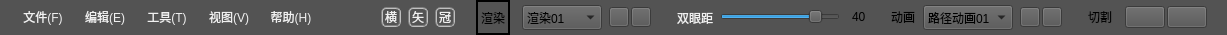
         <widget class="QWidget" name="widget_2" native="true">
          <property name="minimumSize">
           <size>
            <width>0</width>
            <height>35</height>
           </size>
          </property>
          <property name="maximumSize">
           <size>
            <width>16777215</width>
            <height>35</height>
           </size>
          </property>
          <property name="styleSheet">
           <string notr="true">background-color: rgb(83, 83, 83);</string>
          </property>
          <layout class="QHBoxLayout" name="horizontalLayout_4">
           <property name="spacing">
            <number>2</number>
           </property>
           <property name="leftMargin">
            <number>0</number>
           </property>
           <property name="topMargin">
            <number>0</number>
           </property>
           <property name="rightMargin">
            <number>0</number>
           </property>
           <property name="bottomMargin">
            <number>0</number>
           </property>
           <item>
            <widget class="QPushButton" name="pb_Delimiter1">
             <property name="minimumSize">
              <size>
               <width>11</width>
               <height>35</height>
              </size>
             </property>
             <property name="maximumSize">
              <size>
               <width>11</width>
               <height>35</height>
              </size>
             </property>
             <property name="text">
              <string/>
             </property>
             <property name="flat">
              <bool>true</bool>
             </property>
            </widget>
           </item>
           <item>
            <widget class="QToolButton" name="pb_Menu_File">
             <property name="minimumSize">
              <size>
               <width>60</width>
               <height>20</height>
              </size>
             </property>
             <property name="maximumSize">
              <size>
               <width>60</width>
               <height>20</height>
              </size>
             </property>
             <property name="focusPolicy">
              <enum>Qt::StrongFocus</enum>
             </property>
             <property name="styleSheet">
              <string notr="true">    color: #f0f0f0;
    font: 13.5px;</string>
             </property>
             <property name="text">
              <string>文件(F)</string>
             </property>
             <property name="popupMode">
              <enum>QToolButton::DelayedPopup</enum>
             </property>
             <property name="autoRaise">
              <bool>true</bool>
             </property>
             <property name="arrowType">
              <enum>Qt::NoArrow</enum>
             </property>
            </widget>
           </item>
           <item>
            <widget class="QPushButton" name="pb_Menu_Edit">
             <property name="minimumSize">
              <size>
               <width>60</width>
               <height>20</height>
              </size>
             </property>
             <property name="maximumSize">
              <size>
               <width>60</width>
               <height>20</height>
              </size>
             </property>
             <property name="styleSheet">
              <string notr="true">    color: #f0f0f0;
    font: 13.5px;</string>
             </property>
             <property name="text">
              <string>编辑(E)</string>
             </property>
             <property name="flat">
              <bool>true</bool>
             </property>
            </widget>
           </item>
           <item>
            <widget class="QPushButton" name="pb_Menu_Tools">
             <property name="minimumSize">
              <size>
               <width>60</width>
               <height>20</height>
              </size>
             </property>
             <property name="maximumSize">
              <size>
               <width>60</width>
               <height>20</height>
              </size>
             </property>
             <property name="styleSheet">
              <string notr="true">    color: #f0f0f0;
    font: 13.5px;</string>
             </property>
             <property name="text">
              <string>工具(T)</string>
             </property>
             <property name="flat">
              <bool>true</bool>
             </property>
            </widget>
           </item>
           <item>
            <widget class="QPushButton" name="pb_Menu_View">
             <property name="minimumSize">
              <size>
               <width>60</width>
               <height>20</height>
              </size>
             </property>
             <property name="maximumSize">
              <size>
               <width>60</width>
               <height>20</height>
              </size>
             </property>
             <property name="styleSheet">
              <string notr="true">    color: #f0f0f0;
    font: 13.5px;</string>
             </property>
             <property name="text">
              <string>视图(V)</string>
             </property>
             <property name="flat">
              <bool>true</bool>
             </property>
            </widget>
           </item>
           <item>
            <widget class="QPushButton" name="pb_Menu_Help">
             <property name="minimumSize">
              <size>
               <width>60</width>
               <height>20</height>
              </size>
             </property>
             <property name="maximumSize">
              <size>
               <width>60</width>
               <height>20</height>
              </size>
             </property>
             <property name="styleSheet">
              <string notr="true">    color: #f0f0f0;
    font: 13.5px;</string>
             </property>
             <property name="text">
              <string>帮助(H)</string>
             </property>
             <property name="flat">
              <bool>true</bool>
             </property>
            </widget>
           </item>
           <item>
            <spacer name="horizontalSpacer_4">
             <property name="orientation">
              <enum>Qt::Horizontal</enum>
             </property>
             <property name="sizeHint" stdset="0">
              <size>
               <width>40</width>
               <height>20</height>
              </size>
             </property>
            </spacer>
           </item>
           <item>
            <widget class="QPushButton" name="pb_Delimiter1_2">
             <property name="minimumSize">
              <size>
               <width>11</width>
               <height>35</height>
              </size>
             </property>
             <property name="maximumSize">
              <size>
               <width>11</width>
               <height>35</height>
              </size>
             </property>
             <property name="text">
              <string/>
             </property>
             <property name="flat">
              <bool>true</bool>
             </property>
            </widget>
           </item>
           <item>
            <spacer name="horizontalSpacer_7">
             <property name="orientation">
              <enum>Qt::Horizontal</enum>
             </property>
             <property name="sizeType">
              <enum>QSizePolicy::Maximum</enum>
             </property>
             <property name="sizeHint" stdset="0">
              <size>
               <width>5</width>
               <height>20</height>
              </size>
             </property>
            </spacer>
           </item>
           <item>
            <widget class="QPushButton" name="pushButton_6">
             <property name="minimumSize">
              <size>
               <width>20</width>
               <height>20</height>
              </size>
             </property>
             <property name="maximumSize">
              <size>
               <width>20</width>
               <height>20</height>
              </size>
             </property>
             <property name="styleSheet">
              <string notr="true">    color: #f0f0f0;
    font: 13.5px;
    border:2px groove gray;
    border-radius:5px;
</string>
             </property>
             <property name="text">
              <string>横</string>
             </property>
             <property name="flat">
              <bool>false</bool>
             </property>
            </widget>
           </item>
           <item>
            <spacer name="horizontalSpacer_5">
             <property name="orientation">
              <enum>Qt::Horizontal</enum>
             </property>
             <property name="sizeType">
              <enum>QSizePolicy::Maximum</enum>
             </property>
             <property name="sizeHint" stdset="0">
              <size>
               <width>5</width>
               <height>20</height>
              </size>
             </property>
            </spacer>
           </item>
           <item>
            <widget class="QPushButton" name="pushButton_7">
             <property name="minimumSize">
              <size>
               <width>20</width>
               <height>20</height>
              </size>
             </property>
             <property name="maximumSize">
              <size>
               <width>20</width>
               <height>20</height>
              </size>
             </property>
             <property name="styleSheet">
              <string notr="true">    color: #f0f0f0;
    font: 13.5px;
    border:2px groove gray;
    border-radius:5px;
</string>
             </property>
             <property name="text">
              <string>矢</string>
             </property>
             <property name="flat">
              <bool>false</bool>
             </property>
            </widget>
           </item>
           <item>
            <spacer name="horizontalSpacer_6">
             <property name="orientation">
              <enum>Qt::Horizontal</enum>
             </property>
             <property name="sizeType">
              <enum>QSizePolicy::Maximum</enum>
             </property>
             <property name="sizeHint" stdset="0">
              <size>
               <width>5</width>
               <height>20</height>
              </size>
             </property>
            </spacer>
           </item>
           <item>
            <widget class="QPushButton" name="pushButton_8">
             <property name="minimumSize">
              <size>
               <width>20</width>
               <height>20</height>
              </size>
             </property>
             <property name="maximumSize">
              <size>
               <width>20</width>
               <height>20</height>
              </size>
             </property>
             <property name="styleSheet">
              <string notr="true">    color: #f0f0f0;
    font: 13.5px;
    border:2px groove gray;
    border-radius:5px;
</string>
             </property>
             <property name="text">
              <string>冠</string>
             </property>
             <property name="flat">
              <bool>false</bool>
             </property>
            </widget>
           </item>
           <item>
            <spacer name="horizontalSpacer_8">
             <property name="orientation">
              <enum>Qt::Horizontal</enum>
             </property>
             <property name="sizeType">
              <enum>QSizePolicy::Maximum</enum>
             </property>
             <property name="sizeHint" stdset="0">
              <size>
               <width>5</width>
               <height>20</height>
              </size>
             </property>
            </spacer>
           </item>
           <item>
            <widget class="QLabel" name="lb_Delimiter2">
             <property name="text">
              <string/>
             </property>
            </widget>
           </item>
           <item>
            <spacer name="horizontalSpacer_9">
             <property name="orientation">
              <enum>Qt::Horizontal</enum>
             </property>
             <property name="sizeType">
              <enum>QSizePolicy::Maximum</enum>
             </property>
             <property name="sizeHint" stdset="0">
              <size>
               <width>5</width>
               <height>20</height>
              </size>
             </property>
            </spacer>
           </item>
           <item>
            <widget class="QLabel" name="label">
             <property name="frameShape">
              <enum>QFrame::WinPanel</enum>
             </property>
             <property name="text">
              <string>渲染</string>
             </property>
            </widget>
           </item>
           <item>
            <spacer name="horizontalSpacer_10">
             <property name="orientation">
              <enum>Qt::Horizontal</enum>
             </property>
             <property name="sizeType">
              <enum>QSizePolicy::Maximum</enum>
             </property>
             <property name="sizeHint" stdset="0">
              <size>
               <width>10</width>
               <height>20</height>
              </size>
             </property>
            </spacer>
           </item>
           <item>
            <widget class="QComboBox" name="comboBox">
             <property name="minimumSize">
              <size>
               <width>80</width>
               <height>25</height>
              </size>
             </property>
             <property name="maximumSize">
              <size>
               <width>80</width>
               <height>25</height>
              </size>
             </property>
             <item>
              <property name="text">
               <string>渲染01</string>
              </property>
             </item>
             <item>
              <property name="text">
               <string>渲染02</string>
              </property>
             </item>
             <item>
              <property name="text">
               <string>渲染动画</string>
              </property>
             </item>
            </widget>
           </item>
           <item>
            <spacer name="horizontalSpacer_14">
             <property name="orientation">
              <enum>Qt::Horizontal</enum>
             </property>
             <property name="sizeType">
              <enum>QSizePolicy::Maximum</enum>
             </property>
             <property name="sizeHint" stdset="0">
              <size>
               <width>5</width>
               <height>20</height>
              </size>
             </property>
            </spacer>
           </item>
           <item>
            <widget class="QPushButton" name="pb_start_Diction">
             <property name="minimumSize">
              <size>
               <width>20</width>
               <height>20</height>
              </size>
             </property>
             <property name="maximumSize">
              <size>
               <width>20</width>
               <height>20</height>
              </size>
             </property>
             <property name="styleSheet">
              <string notr="true">image: url(:/Resource/ico/start.png);</string>
             </property>
             <property name="text">
              <string/>
             </property>
             <property name="flat">
              <bool>false</bool>
             </property>
            </widget>
           </item>
           <item>
            <widget class="QPushButton" name="pb_stop_Diction">
             <property name="minimumSize">
              <size>
               <width>20</width>
               <height>20</height>
              </size>
             </property>
             <property name="maximumSize">
              <size>
               <width>20</width>
               <height>20</height>
              </size>
             </property>
             <property name="styleSheet">
              <string notr="true">image: url(:/Resource/ico/stop.png);</string>
             </property>
             <property name="text">
              <string/>
             </property>
            </widget>
           </item>
           <item>
            <spacer name="horizontalSpacer_11">
             <property name="orientation">
              <enum>Qt::Horizontal</enum>
             </property>
             <property name="sizeType">
              <enum>QSizePolicy::Maximum</enum>
             </property>
             <property name="sizeHint" stdset="0">
              <size>
               <width>10</width>
               <height>20</height>
              </size>
             </property>
            </spacer>
           </item>
           <item>
            <widget class="QLabel" name="lb_Delimiter2_1">
             <property name="text">
              <string/>
             </property>
            </widget>
           </item>
           <item>
            <spacer name="horizontalSpacer_12">
             <property name="orientation">
              <enum>Qt::Horizontal</enum>
             </property>
             <property name="sizeType">
              <enum>QSizePolicy::Maximum</enum>
             </property>
             <property name="sizeHint" stdset="0">
              <size>
               <width>5</width>
               <height>20</height>
              </size>
             </property>
            </spacer>
           </item>
           <item>
            <widget class="QLabel" name="label_6">
             <property name="styleSheet">
              <string notr="true">    color: #f0f0f0;
    font: 13.5px;</string>
             </property>
             <property name="text">
              <string>双眼距</string>
             </property>
            </widget>
           </item>
           <item>
            <spacer name="horizontalSpacer_13">
             <property name="orientation">
              <enum>Qt::Horizontal</enum>
             </property>
             <property name="sizeType">
              <enum>QSizePolicy::Maximum</enum>
             </property>
             <property name="sizeHint" stdset="0">
              <size>
               <width>5</width>
               <height>20</height>
              </size>
             </property>
            </spacer>
           </item>
           <item>
            <widget class="QSlider" name="horizontalSlider">
             <property name="minimumSize">
              <size>
               <width>120</width>
               <height>20</height>
              </size>
             </property>
             <property name="maximumSize">
              <size>
               <width>120</width>
               <height>20</height>
              </size>
             </property>
             <property name="mouseTracking">
              <bool>false</bool>
             </property>
             <property name="minimum">
              <number>-2000</number>
             </property>
             <property name="maximum">
              <number>10000</number>
             </property>
             <property name="value">
              <number>8000</number>
             </property>
             <property name="orientation">
              <enum>Qt::Horizontal</enum>
             </property>
             <property name="invertedAppearance">
              <bool>false</bool>
             </property>
             <property name="invertedControls">
              <bool>false</bool>
             </property>
            </widget>
           </item>
           <item>
            <spacer name="horizontalSpacer_15">
             <property name="orientation">
              <enum>Qt::Horizontal</enum>
             </property>
             <property name="sizeType">
              <enum>QSizePolicy::Maximum</enum>
             </property>
             <property name="sizeHint" stdset="0">
              <size>
               <width>10</width>
               <height>20</height>
              </size>
             </property>
            </spacer>
           </item>
           <item>
            <widget class="QLabel" name="lb_SliderNum">
             <property name="minimumSize">
              <size>
               <width>18</width>
               <height>20</height>
              </size>
             </property>
             <property name="maximumSize">
              <size>
               <width>18</width>
               <height>20</height>
              </size>
             </property>
             <property name="text">
              <string>40</string>
             </property>
            </widget>
           </item>
           <item>
            <spacer name="horizontalSpacer_16">
             <property name="orientation">
              <enum>Qt::Horizontal</enum>
             </property>
             <property name="sizeType">
              <enum>QSizePolicy::Maximum</enum>
             </property>
             <property name="sizeHint" stdset="0">
              <size>
               <width>5</width>
               <height>20</height>
              </size>
             </property>
            </spacer>
           </item>
           <item>
            <widget class="QLabel" name="lb_Delimiter2_2">
             <property name="text">
              <string/>
             </property>
            </widget>
           </item>
           <item>
            <spacer name="horizontalSpacer_17">
             <property name="orientation">
              <enum>Qt::Horizontal</enum>
             </property>
             <property name="sizeType">
              <enum>QSizePolicy::Maximum</enum>
             </property>
             <property name="sizeHint" stdset="0">
              <size>
               <width>5</width>
               <height>20</height>
              </size>
             </property>
            </spacer>
           </item>
           <item>
            <widget class="QLabel" name="label_3">
             <property name="minimumSize">
              <size>
               <width>30</width>
               <height>30</height>
              </size>
             </property>
             <property name="maximumSize">
              <size>
               <width>30</width>
               <height>30</height>
              </size>
             </property>
             <property name="text">
              <string>动画</string>
             </property>
            </widget>
           </item>
           <item>
            <widget class="QComboBox" name="comboBox_2">
             <property name="minimumSize">
              <size>
               <width>90</width>
               <height>25</height>
              </size>
             </property>
             <property name="maximumSize">
              <size>
               <width>90</width>
               <height>25</height>
              </size>
             </property>
             <item>
              <property name="text">
               <string>路径动画01</string>
              </property>
             </item>
             <item>
              <property name="text">
               <string>路径动画02</string>
              </property>
             </item>
             <item>
              <property name="text">
               <string>配准</string>
              </property>
             </item>
             <item>
              <property name="text">
               <string>渲染动画</string>
              </property>
             </item>
             <item>
              <property name="text">
               <string>平移+旋转STL</string>
              </property>
             </item>
             <item>
              <property name="text">
               <string>pickpoint</string>
              </property>
             </item>
            </widget>
           </item>
           <item>
            <spacer name="horizontalSpacer_18">
             <property name="orientation">
              <enum>Qt::Horizontal</enum>
             </property>
             <property name="sizeType">
              <enum>QSizePolicy::Maximum</enum>
             </property>
             <property name="sizeHint" stdset="0">
              <size>
               <width>5</width>
               <height>20</height>
              </size>
             </property>
            </spacer>
           </item>
           <item>
            <widget class="QPushButton" name="pb_start_cartoon">
             <property name="minimumSize">
              <size>
               <width>20</width>
               <height>20</height>
              </size>
             </property>
             <property name="maximumSize">
              <size>
               <width>20</width>
               <height>20</height>
              </size>
             </property>
             <property name="styleSheet">
              <string notr="true">image: url(:/Resource/ico/start.png);</string>
             </property>
             <property name="text">
              <string/>
             </property>
            </widget>
           </item>
           <item>
            <widget class="QPushButton" name="pb_stop_cartoon">
             <property name="minimumSize">
              <size>
               <width>20</width>
               <height>20</height>
              </size>
             </property>
             <property name="maximumSize">
              <size>
               <width>20</width>
               <height>20</height>
              </size>
             </property>
             <property name="styleSheet">
              <string notr="true">image: url(:/Resource/ico/stop.png);</string>
             </property>
             <property name="text">
              <string/>
             </property>
            </widget>
           </item>
           <item>
            <spacer name="horizontalSpacer_19">
             <property name="orientation">
              <enum>Qt::Horizontal</enum>
             </property>
             <property name="sizeType">
              <enum>QSizePolicy::Maximum</enum>
             </property>
             <property name="sizeHint" stdset="0">
              <size>
               <width>10</width>
               <height>20</height>
              </size>
             </property>
            </spacer>
           </item>
           <item>
            <widget class="QLabel" name="lb_Delimiter2_3">
             <property name="text">
              <string/>
             </property>
            </widget>
           </item>
           <item>
            <spacer name="horizontalSpacer_21">
             <property name="orientation">
              <enum>Qt::Horizontal</enum>
             </property>
             <property name="sizeType">
              <enum>QSizePolicy::Maximum</enum>
             </property>
             <property name="sizeHint" stdset="0">
              <size>
               <width>5</width>
               <height>20</height>
              </size>
             </property>
            </spacer>
           </item>
           <item>
            <widget class="QLabel" name="label_4">
             <property name="minimumSize">
              <size>
               <width>35</width>
               <height>30</height>
              </size>
             </property>
             <property name="maximumSize">
              <size>
               <width>35</width>
               <height>30</height>
              </size>
             </property>
             <property name="text">
              <string>切割</string>
             </property>
            </widget>
           </item>
           <item>
            <widget class="QPushButton" name="pushButton_4">
             <property name="styleSheet">
              <string notr="true">image: url(:/Resource/ico/cut01.png);</string>
             </property>
             <property name="text">
              <string/>
             </property>
            </widget>
           </item>
           <item>
            <widget class="QPushButton" name="pushButton_5">
             <property name="styleSheet">
              <string notr="true">image: url(:/Resource/ico/cut02.png);</string>
             </property>
             <property name="text">
              <string/>
             </property>
            </widget>
           </item>
           <item>
            <spacer name="horizontalSpacer_20">
             <property name="orientation">
              <enum>Qt::Horizontal</enum>
             </property>
             <property name="sizeType">
              <enum>QSizePolicy::Maximum</enum>
             </property>
             <property name="sizeHint" stdset="0">
              <size>
               <width>20</width>
               <height>20</height>
              </size>
             </property>
            </spacer>
           </item>
          </layout>
         </widget>
